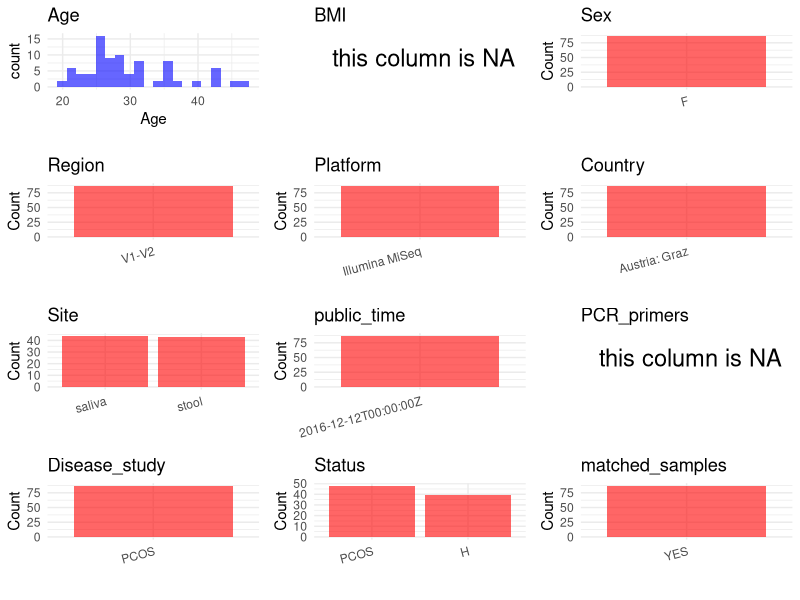

Here is the R script that generated this plot: (Note: this script raises an error after producing the figure.)
## ---- chunk 1
# Load necessary libraries
library(dplyr)
library(ggplot2)
library(cowplot)
library(stringr)
# Set working directory (update this path to your local directory)
setwd("/Users/dongbiao/Documents/oral/PRJNA326866/")

# Read the initial metadata files
initial_meta <- read.csv("SraRunTable.csv",header = T) %>% filter(`Sample.Name` != "Mock.DNA.even")
 
head(initial_meta)
## ---- chunk 2
# Create a uniform metadata dataframe
subject_id <- gsub(".Stool1|.Saliva1", "", initial_meta$Sample.Name)
sites <- sapply(strsplit(initial_meta$Sample.Name, "\\."), function(x) x[3])
sites <- gsub("[0-9]", "", sites)
metadata <- data.frame(
  BioProject = initial_meta$BioProject,
  Run = initial_meta$Run,
  sample_name = subject_id,
  Age = as.integer(gsub("\\\\,[0-9]|\\\\[0-9]", "", initial_meta$AGE)),
  BMI = NA,
  Sex= "F",
  Region = "V1-V2",
  Platform = initial_meta$Instrument,
  Country = "Austria: Graz",
  Site = str_to_lower(sites),
  public_time = initial_meta$ReleaseDate,
  stringsAsFactors = FALSE
)

meta_age <- metadata[complete.cases(metadata$Age), ]
my_dict <- setNames(meta_age$Age, meta_age$sample_name)
metadata$Age <- my_dict[metadata$sample_name]
## ---- chunk 3
# Add information obtained from the publication
metadata$PCR_primers <- NA
metadata$title <- "Alterations in Gut Microbiome Composition and Barrier Function Are Associated with Reproductive and Metabolic Defects in Women with Polycystic Ovary Syndrome (PCOS): A Pilot Study"
metadata$Disease_study <- "PCOS"

# Assign disease status based on sample_name patterns
status <- substr(subject_id, 1, 1)
metadata <- mutate(metadata, Status = if_else(status == "C", "H", "PCOS"))

# Create matched_samples column
metadata$matched_samples <- "YES"

# Check initial data distribution
cat("Initial sample distribution:\n")
table(metadata$sample_name)
table(metadata$Site)
## ---- chunk 4
# Check the number of unique runs and sample names
print(paste("Number of unique runs:", length(unique(metadata$Run))))
print(paste("Number of unique sample names:", length(unique(metadata$sample_name))))
## ---- chunk 5
# Select columns for visualization
plot_data <- metadata %>%
  select(-BioProject, -Run, -sample_name, -title)

# Function to create simple plots for each column
create_simple_plots <- function(data) {
  plots <- list()
  
  for (col in colnames(data)) {
    # Check if the column is all NA
    if (all(is.na(data[[col]]))) {
      # Create an empty plot with text indicating all NA
      p <- ggplot() +
        annotate("text", x = 0.5, y = 0.5, label = "this column is NA", size = 6) +
        labs(title = col) +
        theme_void()
    } else if (is.numeric(data[[col]])) {
      # Numeric variable: histogram
      p <- ggplot(data, aes(x = .data[[col]])) +
        geom_histogram(fill = "blue", alpha = 0.6, bins = 20, na.rm = TRUE) +
        labs(title = col) +
        theme_minimal()
    } else {
      # Categorical variable: bar plot (remove NA values)
      count_data <- as.data.frame(table(data[[col]], useNA = "ifany"))
      p <- ggplot(count_data, aes(x = reorder(Var1, -Freq), y = Freq)) +
        geom_col(fill = "red", alpha = 0.6) +
        labs(title = col, x = NULL, y = "Count") +
        theme_minimal() +
        theme(axis.text.x = element_text(angle = 15, hjust = 1))
    }
    plots[[col]] <- p
  }
  
  return(plots)
}

# Generate and arrange plots
plots <- create_simple_plots(plot_data)
p<-plot_grid(plots$Age, 
          plots$BMI, 
          plots$Sex, 
          plots$Region, 
          plots$Platform, 
          plots$Country, 
          plots$Site,
          plots$public_time, 
          plots$PCR_primers,
          plots$Disease_study,
          plots$Status,
          plots$matched_samples,# add 
          ncol = 3, align = "hv", axis = "lb")
ggsave("Metadata_Summary.png", plot = p, width = 8, height = 6, dpi = 150)
## ---- chunk 6
knitr::include_graphics("Metadata_Summary.png")
## ---- chunk 7
# Reorder columns to match the desired format
metadata <- metadata[, c(
  "BioProject", "Run", "sample_name", "Age", "BMI", "Sex", 
  "Region", "Platform", "Country", "Site", "public_time", 
  "PCR_primers", "title", "Disease_study", "Status","matched_samples"
)]

# Export the uniform metadata to a CSV file
write.csv(metadata, file = "metadata.csv", quote = FALSE)
head(metadata)
